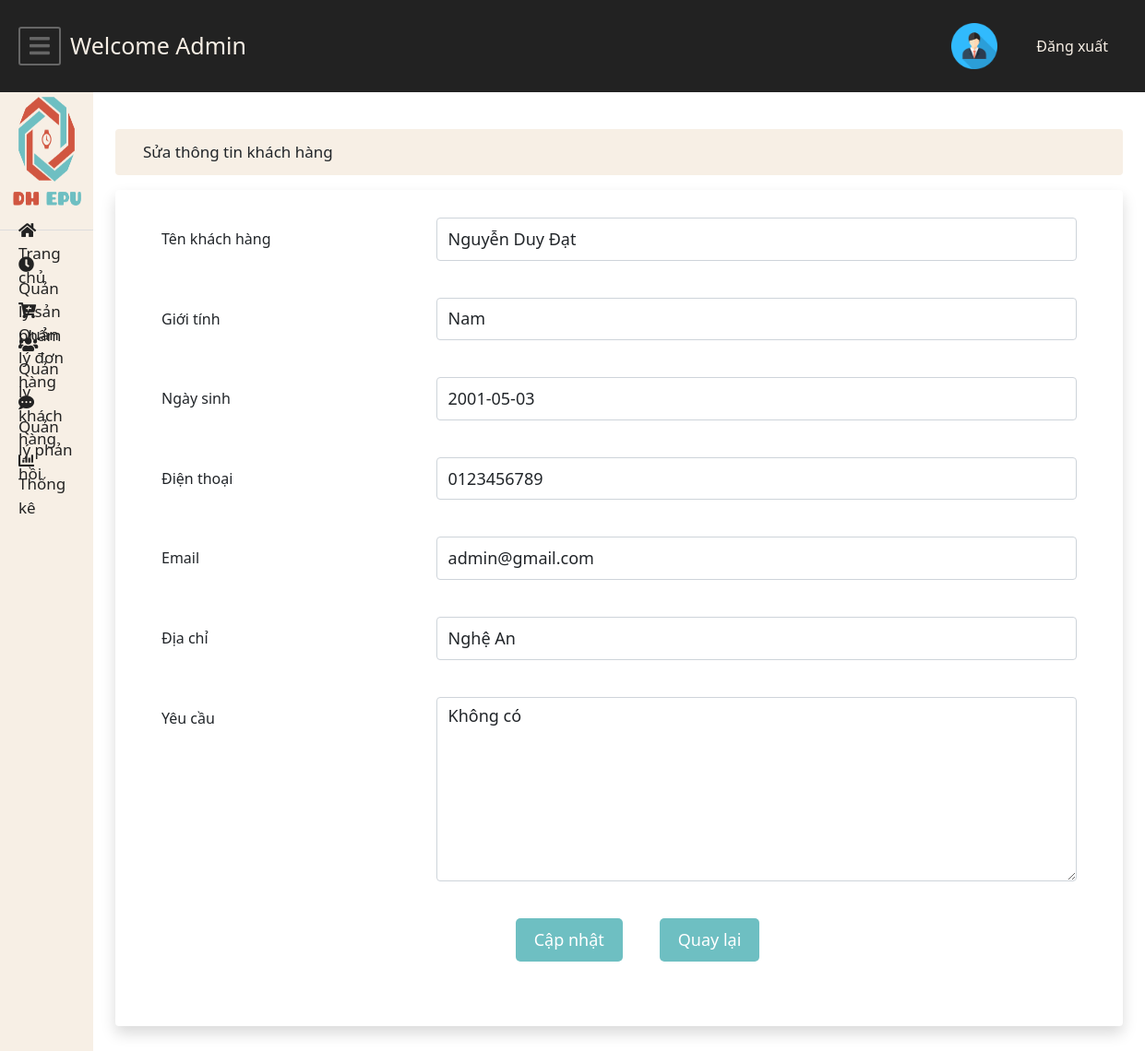
Screenshot of /admin/index.php?page=edit_customer&ID=2 (signed in) with the database file from the repository.
### tables this page shows
CREATE TABLE `khachhang` (
  `MaKH` int(11) NOT NULL,
  `TenKH` varchar(100) NOT NULL,
  `SDT` varchar(15) NOT NULL,
  `GioiTinh` varchar(10) NOT NULL,
  `NgaySinh` date NOT NULL,
  `Email` varchar(200) NOT NULL,
  `DiaChi` varchar(200) NOT NULL,
  `YeuCau` varchar(200) NOT NULL
);

### admin/edit_customer.php (the view, shortened to what this page needs)
<!DOCTYPE html>
<html lang="en">
<head>
    <link rel="stylesheet" href="index.css" type="text/css">
    <link rel="stylesheet" href="https://cdnjs.cloudflare.com/ajax/libs/font-awesome/5.15.1/css/all.min.css" />
    <link href="https://cdn.jsdelivr.net/npm/bootstrap@5.1.1/dist/css/bootstrap.min.css" rel="stylesheet">
</head>
<body>
<?php
    include_once 'config.php';
    if(isset($_GET['ID']))
{
	$sql_query="SELECT * FROM khachhang WHERE MaKH =".$_GET['ID'];
	$result_set=mysqli_query($con, $sql_query);
	$fetched_row=mysqli_fetch_array($result_set);
}
                ?>
    <div class="container">
        <div class="main__title mb-3 rounded">Sửa thông tin khách hàng</div>
        <div class="main__content main__edit shadow bg-white rounded ">
            <form method="post">
                <div class="flex"><span class="span-block">Tên khách hàng</span><input type="text" name="tenKH"  value="<?php echo $fetched_row['TenKH']; ?>" required class="form-control text"/></div>
                <div class="flex"><span class="span-block">Giới tính</span><input type="text" name="gioitinh"  value="<?php echo $fetched_row['GioiTinh']; ?>" required class="form-control text"/></div>
                <div class="flex"><span class="span-block">Ngày sinh</span><input type="text" name="ngaysinh"  value="<?php echo $fetched_row['NgaySinh']; ?>" required class="form-control text"/></div>
                <div class="flex"><span class="span-block">Điện thoại</span><input type="text" name="sdt"  value="<?php echo $fetched_row['SDT']; ?>" required class="form-control text"/></div>
                <div class="flex"><span class="span-block">Email</span><input type="text" name="email"  value="<?php echo $fetched_row['Email']; ?>" required class="form-control text"/></div>
                <div class="flex"><span class="span-block">Địa chỉ</span><input type="text" name="diachi"  value="<?php echo $fetched_row['DiaChi']; ?>" required class="form-control text"/></div>
                <div class="flex"><span class="span-block">Yêu cầu</span><textarea type="text" name="yeucau" style="height: 200px;" class="form-control text"><?php echo $fetched_row['YeuCau']; ?></textarea></div>
                <div class="flex" style="justify-content: center;">
                <button class="btn__main" style="padding: 10px 20px" type="submit" name="btn-update"> Cập nhật </button>
                <button class="btn__main" style="padding: 10px 20px" type="submit" name="btn-back"> Quay lại </button>
                </div>
            </form>
        </div>
    </div>
</body>
</html>

### admin/index.css (style rules this page uses)
* { padding: 0; margin: 0; box-sizing: border-box; }
:root { --color-primary: #222222; --color-second:#d15641; --color-third: #f7efe5; --color-four: #6ebfc2; --text-white: white; }
.container { height: 1000px; width: 75%; padding: 20px; }
.main__title { background-color: var(--color-third); height: 50px; line-height: 50px; padding-left: 30px; font-size: 17px; }
.main__content { min-height: 890px; }
.btn__main { margin-left: 40px; padding: 5px 15px; font-size: 18px; border: none; border-radius: 5px; color: var(--text-white); background-color: var(--color-four); }
.main__edit { padding: 30px 50px !important; }
.span-block { display: inline-block; width: 300px; line-height: 46.6px; }
.flex { display: flex; justify-content: space-between; margin-bottom: 40px; }
.text { width: 700px !important ; outline: none; font-size: 18px !important; }

### rows the page displays
khachhang: tenKH "Nguyễn Duy Đạt", gioitinh "Nam", ngaysinh "2001-05-03", sdt "0123456789", email "admin@gmail.com", diachi "Nghệ An", yeucau "Không có"
